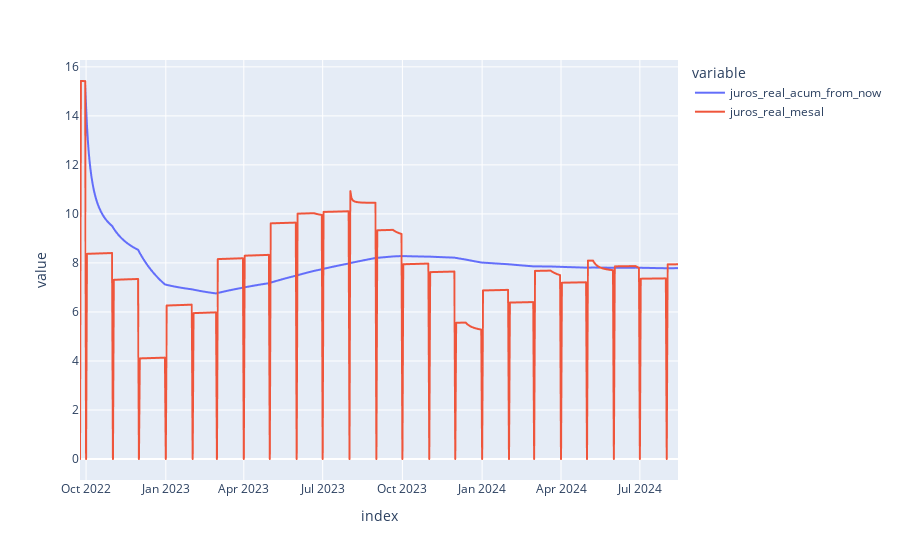

Here is the notebook cell this chart was saved with:
### Code cell
# Gráfico iterativo utilizando o plotly
fig=px.line(df_juros_real,x=df_juros_real.index,y=['juros_real_acum_from_now','juros_real_mesal'])
# Gerando arquivo com o resultado
plotly.offline.plot(fig, show_link = True,filename=f'./output/Juros_real_forcast.html')
fig.show()

### Figure 1 — Plotly figure (JSON) as saved in the notebook; plotly's stock layout.template omitted (floating-point values rounded to 4 significant figures; data arrays with more than 128 entries replaced by an {"elided": "..."} marker saying what was removed)
{"data": [{"hovertemplate": "variable=juros_real_acum_from_now<br>index=%{x}<br>value=%{y}<extra></extra>", "legendgroup": "juros_real_acum_from_now", "line": {"color": "#636efa", "dash": "solid"}, "marker": {"symbol": "circle"}, "mode": "lines", "name": "juros_real_acum_from_now", "showlegend": true, "type": "scattergl", "x": {"elided": "691 str values"}, "xaxis": "x", "y": {"elided": "691 float values"}, "yaxis": "y"}, {"hovertemplate": "variable=juros_real_mesal<br>index=%{x}<br>value=%{y}<extra></extra>", "legendgroup": "juros_real_mesal", "line": {"color": "#EF553B", "dash": "solid"}, "marker": {"symbol": "circle"}, "mode": "lines", "name": "juros_real_mesal", "showlegend": true, "type": "scattergl", "x": {"elided": "691 str values"}, "xaxis": "x", "y": {"elided": "691 float values"}, "yaxis": "y"}], "layout": {"legend": {"title": {"text": "variable"}, "tracegroupgap": 0}, "margin": {"t": 60}, "xaxis": {"anchor": "y", "domain": [0, 1], "title": {"text": "index"}}, "yaxis": {"anchor": "x", "domain": [0, 1], "title": {"text": "value"}}}}
